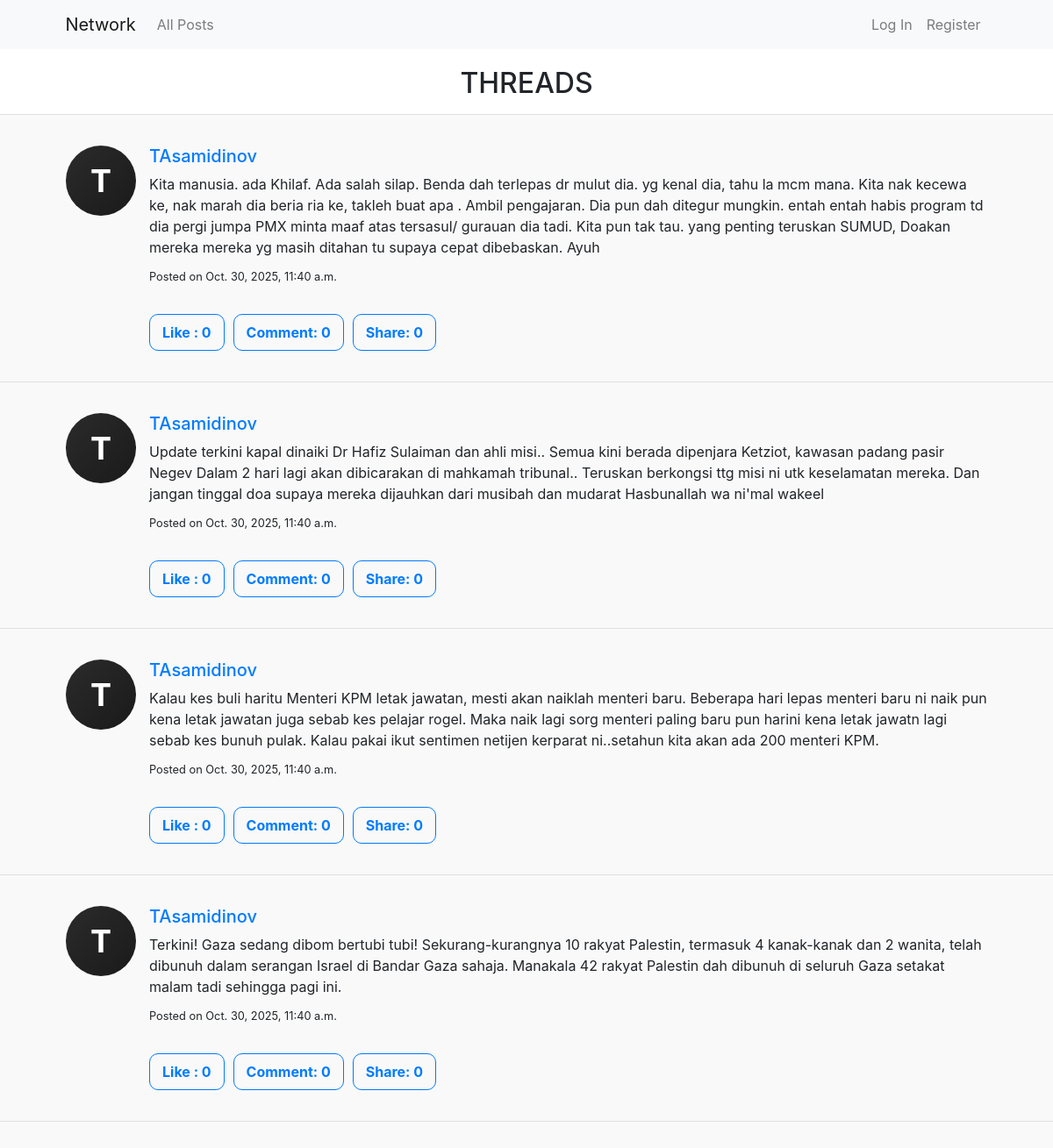
/ (upper part), run on an earlier commit of the app's database.
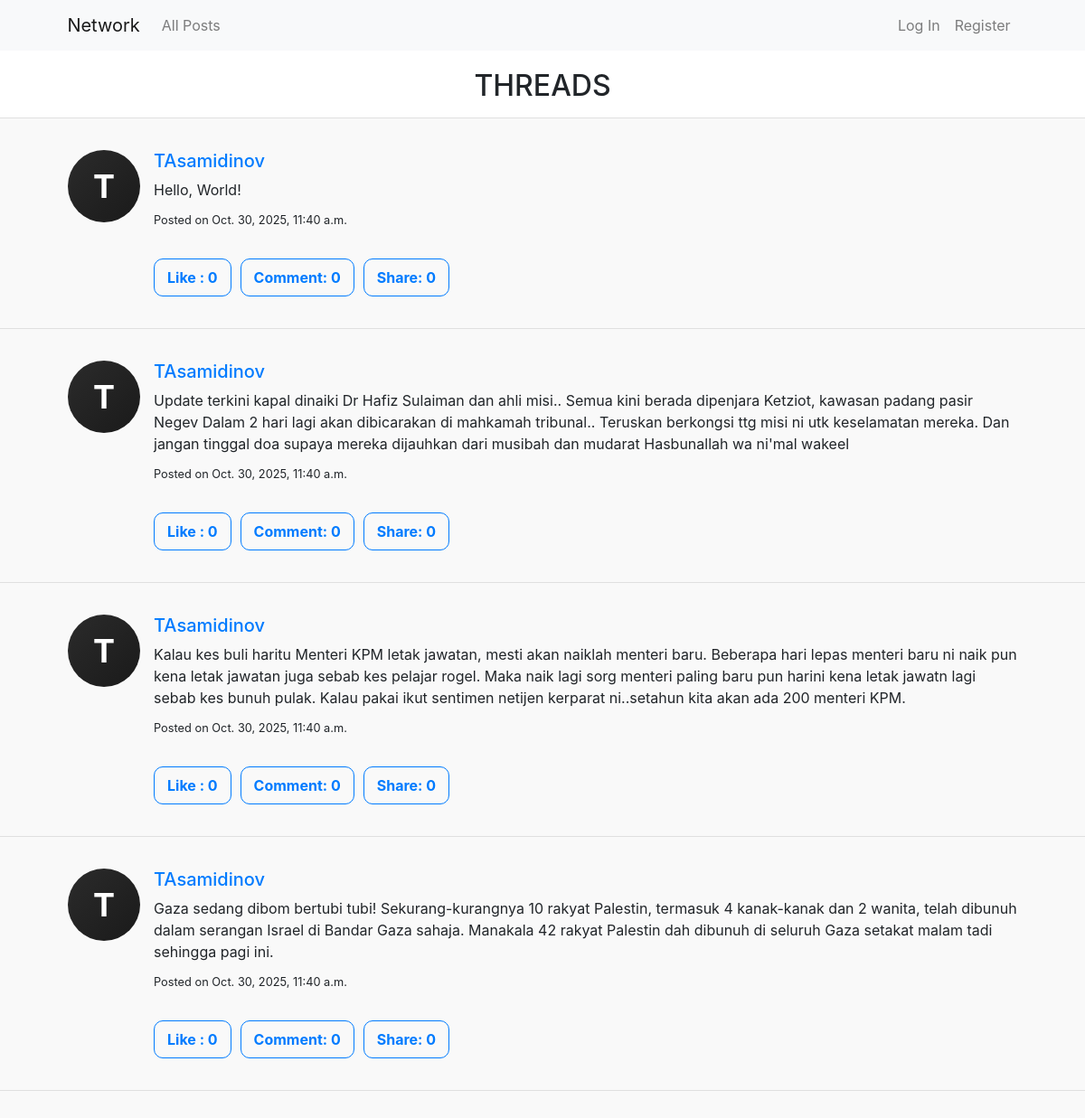
And on a later commit of the database.
### network/models.py (models this page shows, shortened)
class Post(models.Model):
    author = models.ForeignKey(User, on_delete=models.CASCADE, related_name="posts")
    content = models.TextField()
    timestamp = models.DateTimeField(auto_now_add=True)
    likes = models.IntegerField(default=0)
    liked_by = models.ManyToManyField(User, related_name="liked_posts", blank=True)

class User(AbstractUser):
    followers = models.ManyToManyField(
        'self',
        symmetrical=False,
        related_name='following',
        through='Follow',
        through_fields=('to_user', 'from_user'),
        blank=True,
    )

### network/views.py (the view)
# urls.py: path("", views.index, name="index"),
def index(request):
    posts_qs = Post.objects.all().order_by("-timestamp")
    paginator = Paginator(posts_qs, 10)
    page_number = request.GET.get("page", 1)
    page_obj = paginator.get_page(page_number)
    return render(request, "network/index.html", {
        "page_obj": page_obj
    })

### network/templates/network/index.html (shortened to what this page needs)
{% extends "network/layout.html" %}
{% load static %}
{% block body %}
<h2 class="threads">THREADS</h2>
<div id="posts-area" class="posts-area">
  {% for post in page_obj %}
    <hr>
    <div class="post-card mx-auto" data-post-id="{{ post.id }}">
      <div class="post-left">
        <div class="post-avatar">
          <span>{{ post.author.username|slice:":1"|upper }}</span>
        </div>
      </div>
      <div class="post-right">
        <h5>
          <a href="{% url 'profile' post.author.username %}">
            {{ post.author.username }}
          </a>
        </h5>
        <p class="post-content" id="content-{{ post.id }}">{{ post.content }}</p>
        <small>Posted on {{ post.timestamp }}</small>
        <br><br>
        <div class="post-actions mt-2 d-flex gap-2">
          <button
            class="btn btn-outline-primary like-btn {% if user in post.liked_by.all %}active{% endif %}"
            data-post-id="{{ post.id }}">
            {% if user in post.liked_by.all %}
              Unlike
            {% else %}
              Like
            {% endif %}
            : <span id="like-count-{{ post.id }}">{{ post.liked_by.count }}</span>
          </button>
          <button class="btn btn-outline-primary">Comment: 0</button>
          <button class="btn btn-outline-primary">Share: 0</button>
        </div>
      </div>
    </div>
  {% empty %}
    <p>No posts available.</p>
  {% endfor %}
</div>
{% endblock %}

What changed in the data, as far as the page shows it:
changed Post: content "Kita manusia. ada Khilaf. Ada salah silap. Benda dah terlepas dr mulut dia. yg kenal dia, tahu la mcm mana. Kita nak kecewa ke, nak marah dia beria ria ke, takleh buat apa . Ambil pengajaran. Dia pun dah ditegur mungkin. entah entah habis program td dia pergi jumpa PMX minta maaf atas tersasul/ gurauan dia tadi. Kita pun tak tau. yang penting teruskan SUMUD, Doakan mereka mereka yg masih ditahan tu supaya cepat dibebaskan. Ayuh" → "Hello, World!"
changed Post: content "Terkini! Gaza sedang dibom bertubi…" → "Gaza sedang dibom bertubi…"
